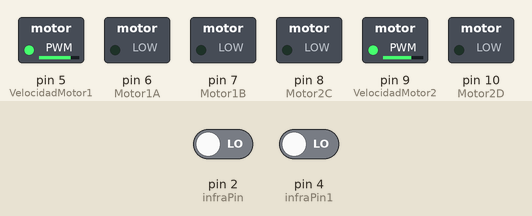
This sketch was run on a simulated Arduino Uno, built with avr-gcc and run on an emulated ATmega328P. Parts: switched loads named in the sketch (green lamp = pin HIGH). Dashed ring = blinking. The test bench sets the inputs (shaded band); at power-on: pin 2 (infraPin) LOW, pin 4 (infraPin1) LOW.

Above: at 6.2 s.
6.3 s: pin 2 (infraPin) driven HIGH
At 7.7 s:
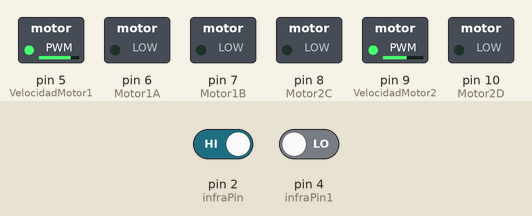
8.1 s: pin 2 (infraPin) driven LOW
At 8.7 s:
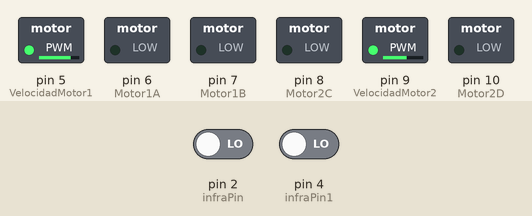
9.6 s: pin 4 (infraPin1) driven HIGH
At 10.2 s:
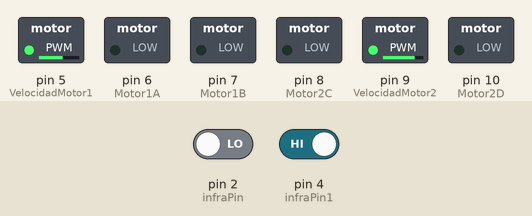
11.4 s: pin 4 (infraPin1) driven LOW
At 11.9 s:
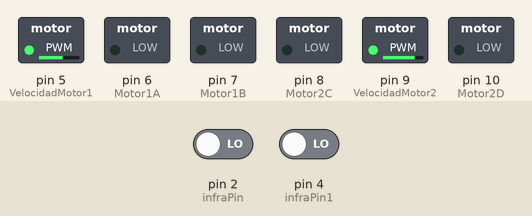
12.9 s: pin 2 (infraPin) driven HIGH
At 13.08 s:
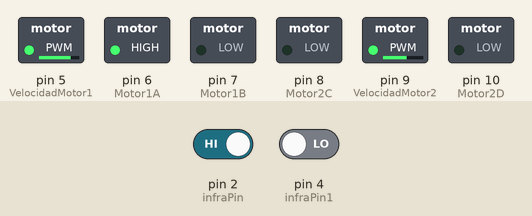
Timing chart, 0 to 62.2 s (numbered marks = the images above; inputs shaded):
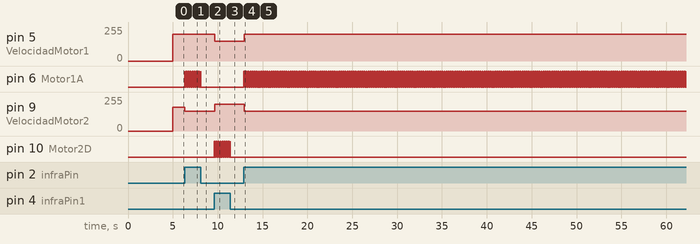

The sketch:

codigo_seguidor_lineas_MICRO1ETAPA.ino
```cpp
// MICROCONTROLADORES ETAPA 1
// POSADAS CORTES ETHAN MARCOS
//
// Seguidor de linea negra con sensores TCRT5000

// declaramos las variables de tip enteros
int VelocidadMotor1 = 5; //ENA--- al pin 5 del Arduino
int VelocidadMotor2 = 9; //ENB---al pin 9

int Motor1A = 6; //IN2--- al pin 6
int Motor1B = 7;  //IN1--- al pin 7
int Motor2C = 8; //IN4--- al pin 8
int Motor2D = 10; //IN3--- al pin 10

int infraPin = 2;    // izquierdo - pin del infrarrojos utilizado como entrada digital
int infraPin1=4;  //  derecho
int valorInfra = 0;  // Valor inicial de la lectura digital del infrarrojos izquierdo
int valorInfra1 = 0;  // derecho

// declaracion de puertos como I/O
void setup() {
  delay(5000); // ESPERA 5 SEGUNDOS PARA LUEGO INICIAR CON LAS LECTURAS
   pinMode(infraPin, INPUT);    // Sensor Izquierdo
   pinMode(infraPin1, INPUT);   //Sensor derecho
   pinMode(Motor1A,OUTPUT);
   pinMode(Motor1B,OUTPUT);
   pinMode(Motor2C,OUTPUT);
   pinMode(Motor2D,OUTPUT);
   pinMode(VelocidadMotor1, OUTPUT);
   pinMode(VelocidadMotor2, OUTPUT);

   //VELOCIDAD INICIAL DEL MOTOR
    analogWrite(VelocidadMotor1, 200); //motor izquierdo
    analogWrite(VelocidadMotor2, 180);  //motor derecho

     // PARA INICIAR EL MOTOR EN ALTO DURANTE 5 SEGUNDOS
      digitalWrite(Motor1A, LOW);
      digitalWrite(Motor1B, LOW);
      digitalWrite(Motor2C, LOW);
      digitalWrite(Motor2D, LOW);

}

void loop() {
   valorInfra = digitalRead(infraPin);    // Lee el valor de la entrada que lee el infrarrojo izquierdo
   valorInfra1 = digitalRead(infraPin1);  // derecho

   // 1= blanco / 0 = negro
  //compara los valores de los sensores
  if(valorInfra == 1 && valorInfra1 == 1){ // si ambos sensores detectan el blanco entonces avanza Hacia delante

      digitalWrite(Motor1A, HIGH);
      digitalWrite(Motor2D, HIGH);
      delay(20);                      // Tiempo de espera
      digitalWrite(Motor1A, LOW);
      digitalWrite(Motor2D,LOW);
       delay(20);                     // Tiempo de espera
}

 if(valorInfra == 1 && valorInfra1 == 0){  // Si el snesor derecho detecta el negro entonces Gira el motor izquierdo
     digitalWrite(Motor1A, LOW);
      digitalWrite(Motor2D,LOW);
       delay(25);
  digitalWrite(Motor1A, HIGH);
      digitalWrite(Motor2D,LOW);
      delay(20);
      analogWrite(VelocidadMotor1, 200); //motor izquierdo
      analogWrite(VelocidadMotor2, 150);
}

 if(valorInfra == 0 && valorInfra1 == 1){ // Si el sensor izquierdo detecta el negro entonces Gira el motor derecho

  digitalWrite(Motor1A,LOW);
      digitalWrite(Motor2D, LOW);
          delay(25);
           digitalWrite(Motor1A,LOW);
      digitalWrite(Motor2D, HIGH);
      delay(20);
      analogWrite(VelocidadMotor1, 150);
      analogWrite(VelocidadMotor2, 200); //motor derecho
}

 if(valorInfra == 0 && valorInfra1 == 0){  // si ambos sensores detectan el negro entonces se DETIENE

  digitalWrite(Motor1A, LOW);
      digitalWrite(Motor1B, LOW);
      digitalWrite(Motor2C, LOW);
      digitalWrite(Motor2D, LOW);

}

}
```

Measured:
- after the input at 6.3 s, pin 6 (Motor1A): alternates HIGH for 0.02 s and LOW for 0.03 s, starting at once; pin 9 (VelocidadMotor2): 180/255 → 150/255 after 0.05 s
- after the input at 8.1 s, pin 6 (Motor1A): goes on until 8.1 s, then stays LOW
- after the input at 9.6 s, pin 5 (VelocidadMotor1): 200/255 → 150/255 after 0.05 s; pin 9 (VelocidadMotor2): 150/255 → 200/255 after 0.05 s; pin 10 (Motor2D): alternates HIGH for 0.02 s and LOW for 0.03 s, starting at once
- after the input at 11.4 s, pin 10 (Motor2D): goes on until 11.4 s, then stays LOW
- after the input at 12.9 s, pin 5 (VelocidadMotor1): 150/255 → 200/255 after 0.05 s; pin 6 (Motor1A): alternates HIGH for 0.02 s and LOW for 0.03 s, starting at once; pin 9 (VelocidadMotor2): 200/255 → 150/255 after 0.05 s
